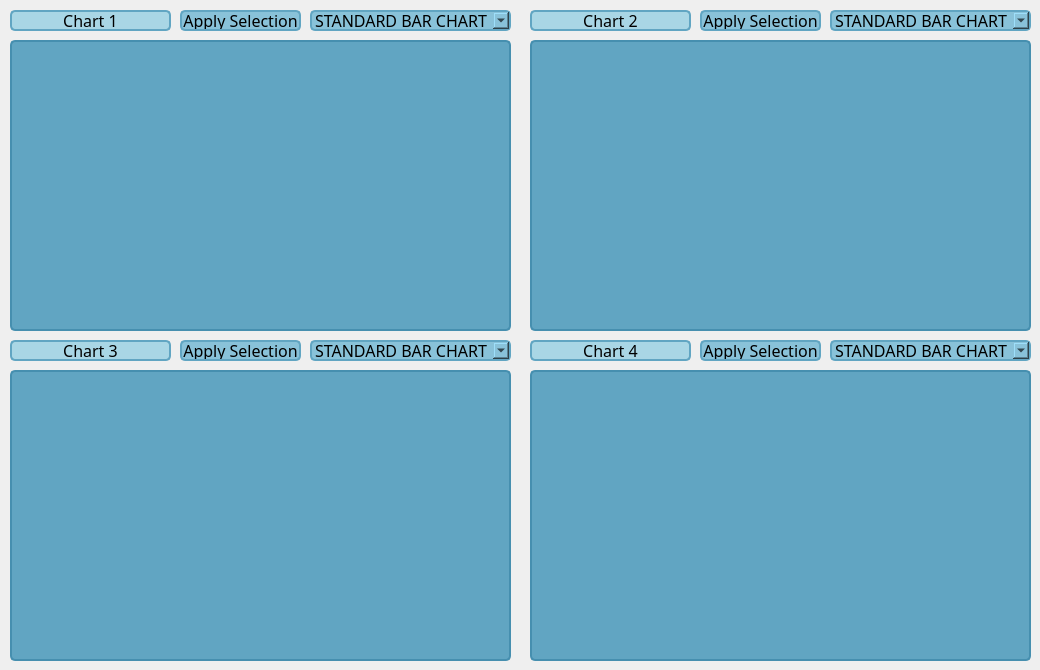
      <widget class="QWidget" name="page_chartview_quad">
       <widget class="QFrame" name="frame_chartview_quad_chartbackground1">
        <property name="geometry">
         <rect>
          <x>10</x>
          <y>40</y>
          <width>501</width>
          <height>291</height>
         </rect>
        </property>
        <property name="font">
         <font>
          <pointsize>10</pointsize>
         </font>
        </property>
        <property name="styleSheet">
         <string notr="true">background-color: #61a5c2; 
border-radius: 5px;
border: 2px solid #468FAF;
</string>
        </property>
        <property name="frameShape">
         <enum>QFrame::StyledPanel</enum>
        </property>
        <property name="frameShadow">
         <enum>QFrame::Raised</enum>
        </property>
        <widget class="QFrame" name="frame_chartview_quad_chart1">
         <property name="geometry">
          <rect>
           <x>10</x>
           <y>10</y>
           <width>481</width>
           <height>271</height>
          </rect>
         </property>
         <property name="styleSheet">
          <string notr="true">border: none</string>
         </property>
         <property name="frameShape">
          <enum>QFrame::StyledPanel</enum>
         </property>
         <property name="frameShadow">
          <enum>QFrame::Raised</enum>
         </property>
        </widget>
       </widget>
       <widget class="QFrame" name="frame_chartview_quad_chartbackground2">
        <property name="geometry">
         <rect>
          <x>530</x>
          <y>40</y>
          <width>501</width>
          <height>291</height>
         </rect>
        </property>
        <property name="font">
         <font>
          <pointsize>10</pointsize>
         </font>
        </property>
        <property name="styleSheet">
         <string notr="true">background-color: #61a5c2; 
border-radius: 5px;
border: 2px solid #468FAF;
</string>
        </property>
        <property name="frameShape">
         <enum>QFrame::StyledPanel</enum>
        </property>
        <property name="frameShadow">
         <enum>QFrame::Raised</enum>
        </property>
        <widget class="QFrame" name="frame_chartview_quad_chart2">
         <property name="geometry">
          <rect>
           <x>10</x>
           <y>10</y>
           <width>481</width>
           <height>271</height>
          </rect>
         </property>
         <property name="styleSheet">
          <string notr="true">border: none</string>
         </property>
         <property name="frameShape">
          <enum>QFrame::StyledPanel</enum>
         </property>
         <property name="frameShadow">
          <enum>QFrame::Raised</enum>
         </property>
        </widget>
       </widget>
       <widget class="QFrame" name="frame_chartview_quad_chartbackground3">
        <property name="geometry">
         <rect>
          <x>10</x>
          <y>370</y>
          <width>501</width>
          <height>291</height>
         </rect>
        </property>
        <property name="font">
         <font>
          <pointsize>10</pointsize>
         </font>
        </property>
        <property name="styleSheet">
         <string notr="true">background-color: #61a5c2; 
border-radius: 5px;
border: 2px solid #468FAF;
</string>
        </property>
        <property name="frameShape">
         <enum>QFrame::StyledPanel</enum>
        </property>
        <property name="frameShadow">
         <enum>QFrame::Raised</enum>
        </property>
        <widget class="QFrame" name="frame_chartview_quad_chart3">
         <property name="geometry">
          <rect>
           <x>10</x>
           <y>10</y>
           <width>481</width>
           <height>271</height>
          </rect>
         </property>
         <property name="styleSheet">
          <string notr="true">border: none</string>
         </property>
         <property name="frameShape">
          <enum>QFrame::StyledPanel</enum>
         </property>
         <property name="frameShadow">
          <enum>QFrame::Raised</enum>
         </property>
        </widget>
       </widget>
       <widget class="QFrame" name="frame_chartview_quad_chartbackground4">
        <property name="geometry">
         <rect>
          <x>530</x>
          <y>370</y>
          <width>501</width>
          <height>291</height>
         </rect>
        </property>
        <property name="font">
         <font>
          <pointsize>10</pointsize>
         </font>
        </property>
        <property name="styleSheet">
         <string notr="true">background-color: #61a5c2; 
border-radius: 5px;
border: 2px solid #468FAF;
</string>
        </property>
        <property name="frameShape">
         <enum>QFrame::StyledPanel</enum>
        </property>
        <property name="frameShadow">
         <enum>QFrame::Raised</enum>
        </property>
        <widget class="QFrame" name="frame_chartview_quad_chart4">
         <property name="geometry">
          <rect>
           <x>10</x>
           <y>10</y>
           <width>481</width>
           <height>271</height>
          </rect>
         </property>
         <property name="styleSheet">
          <string notr="true">border: none</string>
         </property>
         <property name="frameShape">
          <enum>QFrame::StyledPanel</enum>
         </property>
         <property name="frameShadow">
          <enum>QFrame::Raised</enum>
         </property>
        </widget>
       </widget>
       <widget class="QPushButton" name="label_chartview_quad_apply1">
        <property name="geometry">
         <rect>
          <x>180</x>
          <y>10</y>
          <width>121</width>
          <height>21</height>
         </rect>
        </property>
        <property name="font">
         <font>
          <family>Bahnschrift SemiLight</family>
          <pointsize>12</pointsize>
         </font>
        </property>
        <property name="styleSheet">
         <string notr="true">QPushButton
{
   background-color: #89c2d9;
	border-radius: 5px; 
	border:2px solid #61a5c2;
}

QPushButton:hover {
   background-color:#468FAF;
   border:2px solid #2C7DA0;
}</string>
        </property>
        <property name="text">
         <string>Apply Selection</string>
        </property>
       </widget>
       <widget class="QComboBox" name="comboBox_chartview_chartviewselector_2">
        <property name="geometry">
         <rect>
          <x>310</x>
          <y>10</y>
          <width>201</width>
          <height>21</height>
         </rect>
        </property>
        <property name="font">
         <font>
          <family>Bahnschrift SemiLight</family>
          <pointsize>12</pointsize>
          <bold>false</bold>
         </font>
        </property>
        <property name="layoutDirection">
         <enum>Qt::LeftToRight</enum>
        </property>
        <property name="styleSheet">
         <string notr="true">QComboBox {
   background-color: #89c2d9;
	border-radius: 5px; 
	border:2px solid #61a5c2;
	text-align: center;
}
QComboBox:hover
{
   background-color:#468FAF;
   border:2px solid #2C7DA0;
}
</string>
        </property>
        <property name="sizeAdjustPolicy">
         <enum>QComboBox::AdjustToContentsOnFirstShow</enum>
        </property>
        <item>
         <property name="text">
          <string>STANDARD BAR CHART</string>
         </property>
        </item>
        <item>
         <property name="text">
          <string>STACKED BAR CHART</string>
         </property>
        </item>
        <item>
         <property name="text">
          <string>LINE PLOT CHART</string>
         </property>
        </item>
        <item>
         <property name="text">
          <string>STEM PLOT CHART</string>
         </property>
        </item>
        <item>
         <property name="text">
          <string>STACKED AREA CHART</string>
         </property>
        </item>
       </widget>
       <widget class="QComboBox" name="comboBox_chartview_chartviewselector_3">
        <property name="geometry">
         <rect>
          <x>830</x>
          <y>10</y>
          <width>201</width>
          <height>21</height>
         </rect>
        </property>
        <property name="font">
         <font>
          <family>Bahnschrift SemiLight</family>
          <pointsize>12</pointsize>
          <bold>false</bold>
         </font>
        </property>
        <property name="layoutDirection">
         <enum>Qt::LeftToRight</enum>
        </property>
        <property name="styleSheet">
         <string notr="true">QComboBox {
   background-color: #89c2d9;
	border-radius: 5px; 
	border:2px solid #61a5c2;
	text-align: center;
}
QComboBox:hover
{
   background-color:#468FAF;
   border:2px solid #2C7DA0;
}
</string>
        </property>
        <property name="sizeAdjustPolicy">
         <enum>QComboBox::AdjustToContentsOnFirstShow</enum>
        </property>
        <item>
         <property name="text">
          <string>STANDARD BAR CHART</string>
         </property>
        </item>
        <item>
         <property name="text">
          <string>STACKED BAR CHART</string>
         </property>
        </item>
        <item>
         <property name="text">
          <string>LINE PLOT CHART</string>
         </property>
        </item>
        <item>
         <property name="text">
          <string>STEM PLOT CHART</string>
         </property>
        </item>
        <item>
         <property name="text">
          <string>STACKED AREA CHART</string>
         </property>
        </item>
       </widget>
       <widget class="QPushButton" name="label_chartview_quad_apply2">
        <property name="geometry">
         <rect>
          <x>700</x>
          <y>10</y>
          <width>121</width>
          <height>21</height>
         </rect>
        </property>
        <property name="font">
         <font>
          <family>Bahnschrift SemiLight</family>
          <pointsize>12</pointsize>
         </font>
        </property>
        <property name="styleSheet">
         <string notr="true">QPushButton
{
   background-color: #89c2d9;
	border-radius: 5px; 
	border:2px solid #61a5c2;
}

QPushButton:hover {
   background-color:#468FAF;
   border:2px solid #2C7DA0;
}</string>
        </property>
        <property name="text">
         <string>Apply Selection</string>
        </property>
       </widget>
       <widget class="QPushButton" name="label_chartview_quad_apply4">
        <property name="geometry">
         <rect>
          <x>700</x>
          <y>340</y>
          <width>121</width>
          <height>21</height>
         </rect>
        </property>
        <property name="font">
         <font>
          <family>Bahnschrift SemiLight</family>
          <pointsize>12</pointsize>
         </font>
        </property>
        <property name="styleSheet">
         <string notr="true">QPushButton
{
   background-color: #89c2d9;
	border-radius: 5px; 
	border:2px solid #61a5c2;
}

QPushButton:hover {
   background-color:#468FAF;
   border:2px solid #2C7DA0;
}</string>
        </property>
        <property name="text">
         <string>Apply Selection</string>
        </property>
       </widget>
       <widget class="QComboBox" name="comboBox_chartview_chartviewselector_4">
        <property name="geometry">
         <rect>
          <x>310</x>
          <y>340</y>
          <width>201</width>
          <height>21</height>
         </rect>
        </property>
        <property name="font">
         <font>
          <family>Bahnschrift SemiLight</family>
          <pointsize>12</pointsize>
          <bold>false</bold>
         </font>
        </property>
        <property name="layoutDirection">
         <enum>Qt::LeftToRight</enum>
        </property>
        <property name="styleSheet">
         <string notr="true">QComboBox {
   background-color: #89c2d9;
	border-radius: 5px; 
	border:2px solid #61a5c2;
	text-align: center;
}
QComboBox:hover
{
   background-color:#468FAF;
   border:2px solid #2C7DA0;
}
</string>
        </property>
        <property name="sizeAdjustPolicy">
         <enum>QComboBox::AdjustToContentsOnFirstShow</enum>
        </property>
        <item>
         <property name="text">
          <string>STANDARD BAR CHART</string>
         </property>
        </item>
        <item>
         <property name="text">
          <string>STACKED BAR CHART</string>
         </property>
        </item>
        <item>
         <property name="text">
          <string>LINE PLOT CHART</string>
         </property>
        </item>
        <item>
         <property name="text">
          <string>STEM PLOT CHART</string>
         </property>
        </item>
        <item>
         <property name="text">
          <string>STACKED AREA CHART</string>
         </property>
        </item>
       </widget>
       <widget class="QPushButton" name="label_chartview_quad_apply3">
        <property name="geometry">
         <rect>
          <x>180</x>
          <y>340</y>
          <width>121</width>
          <height>21</height>
         </rect>
        </property>
        <property name="font">
         <font>
          <family>Bahnschrift SemiLight</family>
          <pointsize>12</pointsize>
         </font>
        </property>
        <property name="styleSheet">
         <string notr="true">QPushButton
{
   background-color: #89c2d9;
	border-radius: 5px; 
	border:2px solid #61a5c2;
}

QPushButton:hover {
   background-color:#468FAF;
   border:2px solid #2C7DA0;
}</string>
        </property>
        <property name="text">
         <string>Apply Selection</string>
        </property>
       </widget>
       <widget class="QComboBox" name="comboBox_chartview_chartviewselector_5">
        <property name="geometry">
         <rect>
          <x>830</x>
          <y>340</y>
          <width>201</width>
          <height>21</height>
         </rect>
        </property>
        <property name="font">
         <font>
          <family>Bahnschrift SemiLight</family>
          <pointsize>12</pointsize>
          <bold>false</bold>
         </font>
        </property>
        <property name="layoutDirection">
         <enum>Qt::LeftToRight</enum>
        </property>
        <property name="styleSheet">
         <string notr="true">QComboBox {
   background-color: #89c2d9;
	border-radius: 5px; 
	border:2px solid #61a5c2;
	text-align: center;
}
QComboBox:hover
{
   background-color:#468FAF;
   border:2px solid #2C7DA0;
}
</string>
        </property>
        <property name="sizeAdjustPolicy">
         <enum>QComboBox::AdjustToContentsOnFirstShow</enum>
        </property>
        <item>
         <property name="text">
          <string>STANDARD BAR CHART</string>
         </property>
        </item>
        <item>
         <property name="text">
          <string>STACKED BAR CHART</string>
         </property>
        </item>
        <item>
         <property name="text">
          <string>LINE PLOT CHART</string>
         </property>
        </item>
        <item>
         <property name="text">
          <string>STEM PLOT CHART</string>
         </property>
        </item>
        <item>
         <property name="text">
          <string>STACKED AREA CHART</string>
         </property>
        </item>
       </widget>
       <widget class="QLabel" name="label_chartview_quad_chart1">
        <property name="geometry">
         <rect>
          <x>10</x>
          <y>10</y>
          <width>161</width>
          <height>21</height>
         </rect>
        </property>
        <property name="font">
         <font>
          <family>Bahnschrift SemiLight</family>
          <pointsize>12</pointsize>
          <bold>false</bold>
         </font>
        </property>
        <property name="autoFillBackground">
         <bool>false</bool>
        </property>
        <property name="styleSheet">
         <string notr="true">QLabel {
background-color: #A9D6E5;
border-radius:5px;
border: 2px solid #61A5C2;
}
QLabel:hover
{
background-color: #89C2D9;
border-radius:5px;
border: 2px solid #A9D6E5;
}</string>
        </property>
        <property name="text">
         <string>Chart 1</string>
        </property>
        <property name="alignment">
         <set>Qt::AlignCenter</set>
        </property>
       </widget>
       <widget class="QLabel" name="label_chartview_quad_chart2">
        <property name="geometry">
         <rect>
          <x>530</x>
          <y>10</y>
          <width>161</width>
          <height>21</height>
         </rect>
        </property>
        <property name="font">
         <font>
          <family>Bahnschrift SemiLight</family>
          <pointsize>12</pointsize>
          <bold>false</bold>
         </font>
        </property>
        <property name="autoFillBackground">
         <bool>false</bool>
        </property>
        <property name="styleSheet">
         <string notr="true">QLabel {
background-color: #A9D6E5;
border-radius:5px;
border: 2px solid #61A5C2;
}
QLabel:hover
{
background-color: #89C2D9;
border-radius:5px;
border: 2px solid #A9D6E5;
}</string>
        </property>
        <property name="text">
         <string>Chart 2</string>
        </property>
        <property name="alignment">
         <set>Qt::AlignCenter</set>
        </property>
       </widget>
       <widget class="QLabel" name="label_chartview_quad_chart3">
        <property name="geometry">
         <rect>
          <x>10</x>
          <y>340</y>
          <width>161</width>
          <height>21</height>
         </rect>
        </property>
        <property name="font">
         <font>
          <family>Bahnschrift SemiLight</family>
          <pointsize>12</pointsize>
          <bold>false</bold>
         </font>
        </property>
        <property name="autoFillBackground">
         <bool>false</bool>
        </property>
        <property name="styleSheet">
         <string notr="true">QLabel {
background-color: #A9D6E5;
border-radius:5px;
border: 2px solid #61A5C2;
}
QLabel:hover
{
background-color: #89C2D9;
border-radius:5px;
border: 2px solid #A9D6E5;
}</string>
        </property>
        <property name="text">
         <string>Chart 3</string>
        </property>
        <property name="alignment">
         <set>Qt::AlignCenter</set>
        </property>
       </widget>
       <widget class="QLabel" name="label_chartview_quad_chart4">
        <property name="geometry">
         <rect>
          <x>530</x>
          <y>340</y>
          <width>161</width>
          <height>21</height>
         </rect>
        </property>
        <property name="font">
         <font>
          <family>Bahnschrift SemiLight</family>
          <pointsize>12</pointsize>
          <bold>false</bold>
         </font>
        </property>
        <property name="autoFillBackground">
         <bool>false</bool>
        </property>
        <property name="styleSheet">
         <string notr="true">QLabel {
background-color: #A9D6E5;
border-radius:5px;
border: 2px solid #61A5C2;
}
QLabel:hover
{
background-color: #89C2D9;
border-radius:5px;
border: 2px solid #A9D6E5;
}</string>
        </property>
        <property name="text">
         <string>Chart 4</string>
        </property>
        <property name="alignment">
         <set>Qt::AlignCenter</set>
        </property>
       </widget>
      </widget>
